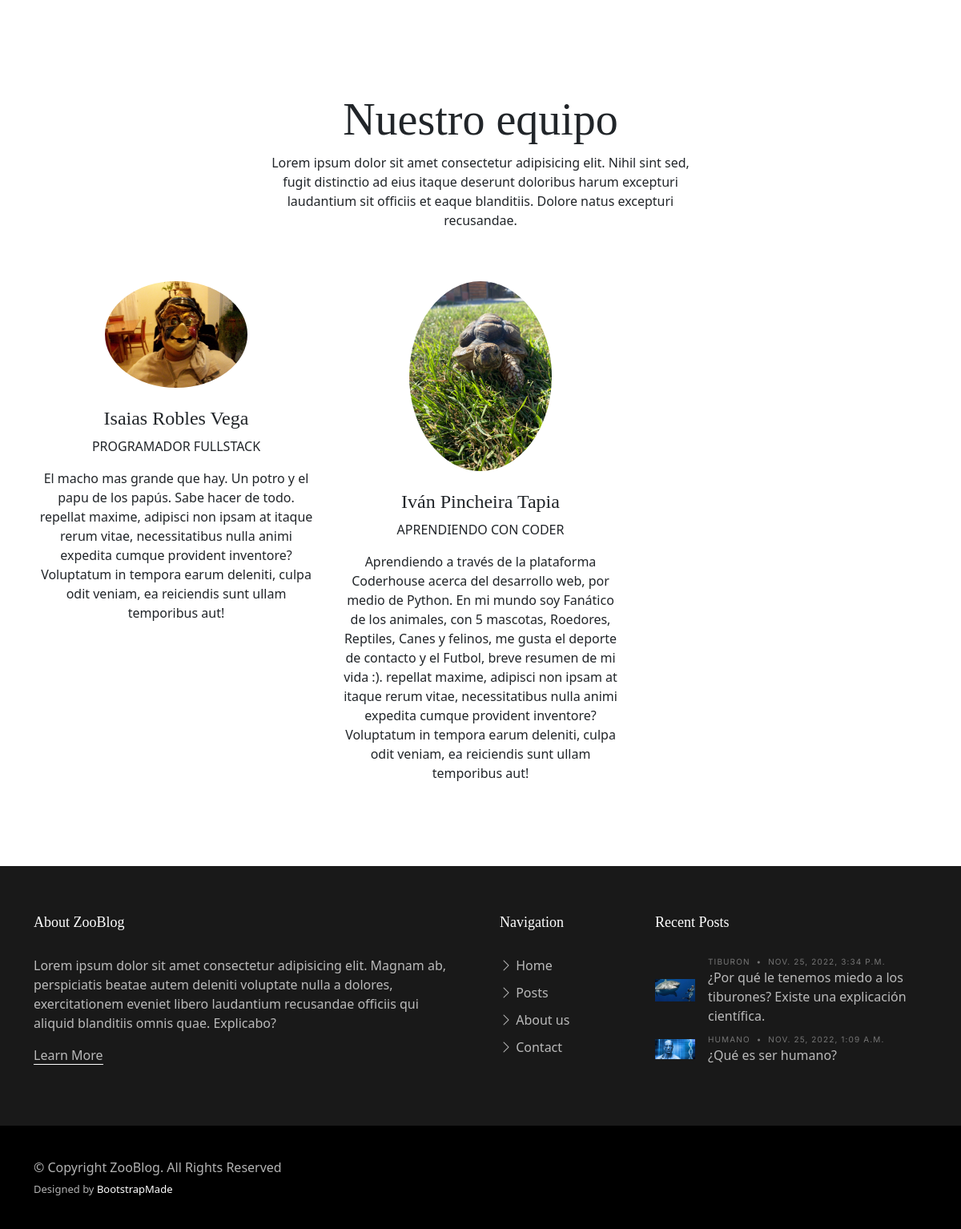
The app's page /Appzoologico/About/ (lower part), older data.
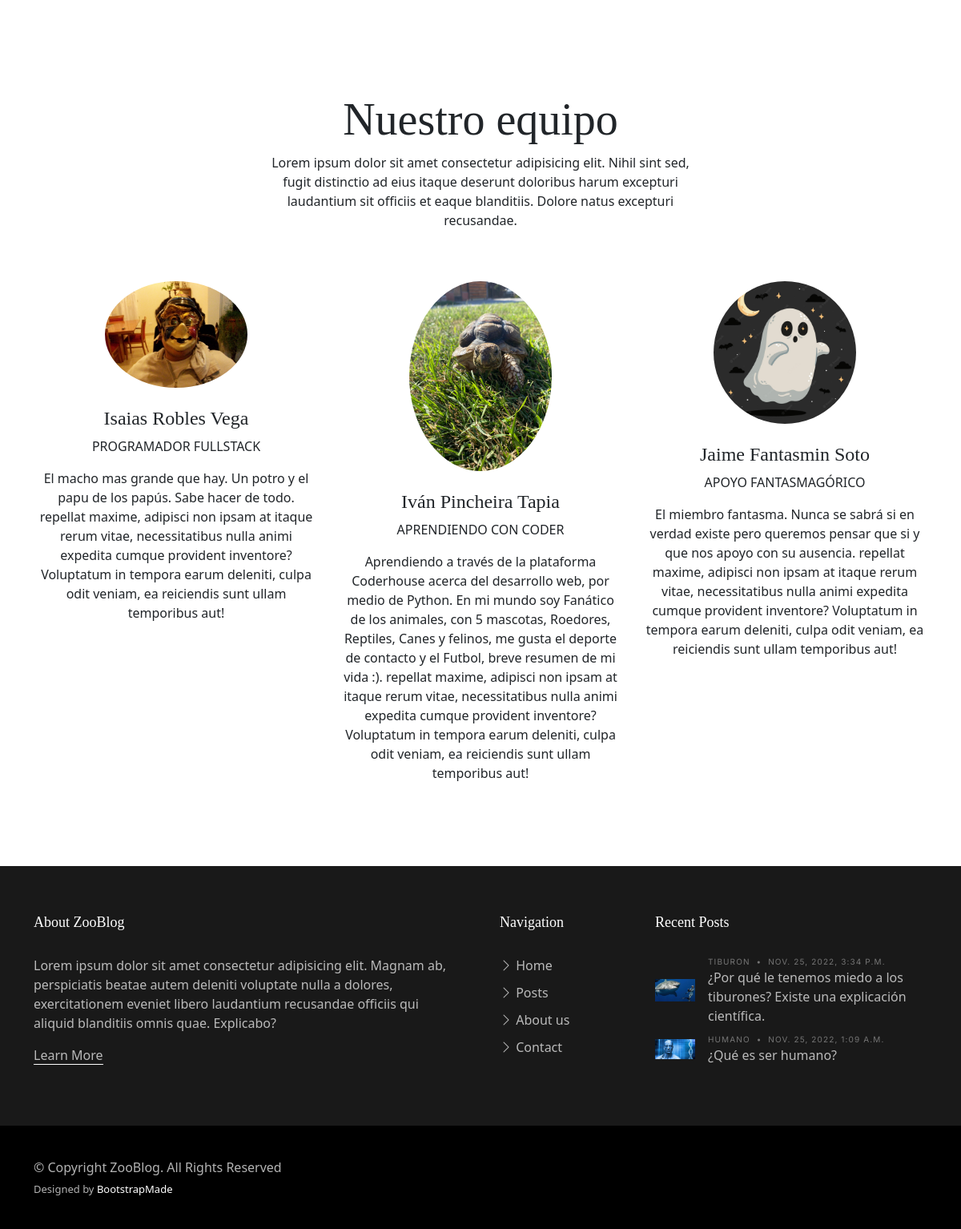
The same page, newer data.
### Appzoologico/models.py (models this page shows, shortened)
class Empleado (models.Model):
    nombre = models.CharField(max_length = 30)
    fecha_dEntrada = models.DateField()
    rol = models.CharField(max_length = 30, default='')
    descripcion = models.TextField(max_length = 300, default='')
    imagenEmpleado = models.ImageField(upload_to='empleadosImg', null=True, blank = True)

class Posteo(models.Model):
    titulo = models.CharField(max_length=80)
    subtitulo = models.TextField(max_length=400)
    posteo = models.TextField(max_length=2000)
    user = models.ForeignKey(User, on_delete=models.CASCADE)
    fecha_post = models.DateTimeField(auto_now=False, auto_now_add=False)
    animal = models.CharField(default='',max_length=80)
    imagen = models.ImageField(upload_to='posts', null=True, blank = True)
    avatar_url = models.CharField(default='',max_length=100)

### Appzoologico/views.py (the view)
# urls.py: path('About/', view_about, name="about"),
def view_about(request):
    empleados = Empleado.objects.all()
    post = Posteo.objects.all()
    postFooter= post[::-1]
    try:
        avatar = Avatar.objects.get(user = request.user)
    except:
        return render(request, "About.html", {"Empleados": empleados, "recentPost": postFooter[0:2]})
    return render(request, "About.html", {"Empleados": empleados, "recentPost": postFooter[0:2], "imgPerfil": avatar.imagen.url})

### Appzoologico/templates/About.html (shortened to what this page needs)
{% extends 'indexZoo.html' %}
{% load static %}
{% block Main %}
<main id="main">
    <section>
    </section>
    <section>
      <div class="container" data-aos="fade-up">
        <div class="row">
          <div class="col-12 text-center mb-5">
            <div class="row justify-content-center">
              <div class="col-lg-6">
                <h2 class="display-4">Nuestro equipo</h2>
                <p>Lorem ipsum dolor sit amet consectetur adipisicing elit. Nihil sint sed, fugit distinctio ad eius itaque deserunt doloribus harum excepturi laudantium sit officiis et eaque blanditiis. Dolore natus excepturi recusandae.</p>
              </div>
            </div>
          </div>
          {% for persona in Empleados %}
          <div class="col-lg-4 text-center mb-5">
            <img src="{{ persona.imagenEmpleado.url }}" alt="" class="img-fluid rounded-circle w-50 mb-4">
            <h4>{{ persona.nombre }}</h4>
            <span class="d-block mb-3 text-uppercase">{{ persona.rol }}</span>
            <p>{{ persona.descripcion }}. repellat maxime, adipisci non ipsam at itaque rerum vitae, necessitatibus nulla animi expedita cumque provident inventore? Voluptatum in tempora earum deleniti, culpa odit veniam, ea reiciendis sunt ullam temporibus aut!</p>
          </div>
          {% endfor %}
</main>
{% endblock %}

### Appzoologico/templates/indexZoo.html (shortened to what this page needs)
<!DOCTYPE html>
<html lang="en">
<head>
  {% load static %}
  <link href="{% static 'assets/vendor/bootstrap/css/bootstrap.min.css' %}" rel="stylesheet">
  <link href="{% static 'assets/vendor/bootstrap-icons/bootstrap-icons.css' %}" rel="stylesheet">
  <link href="{% static 'assets/vendor/swiper/swiper-bundle.min.css' %}" rel="stylesheet">
  <link href="{% static 'assets/vendor/glightbox/css/glightbox.min.css' %}" rel="stylesheet">
  <link href="{% static 'assets/vendor/aos/aos.css' %}" rel="stylesheet">
  <link href="{% static 'assets/css/variables.css' %}" rel="stylesheet">
  <link href="{% static 'assets/css/main.css' %}" rel="stylesheet">
</head>
<body>
  {% block Main %}{% endblock %}
  <footer id="footer" class="footer">
    <div class="footer-content">
      <div class="container">
        <div class="row g-5">
          <div class="col-lg-6">
            <h3 class="footer-heading">About ZooBlog</h3>
            <p>Lorem ipsum dolor sit amet consectetur adipisicing elit. Magnam ab, perspiciatis beatae autem deleniti voluptate nulla a dolores, exercitationem eveniet libero laudantium recusandae officiis qui aliquid blanditiis omnis quae. Explicabo?</p>
            <p><a href="{% url 'about' %}" class="footer-link-more">Learn More</a></p>
          </div>
          <div class="col-6 col-lg-2">
            <h3 class="footer-heading">Navigation</h3>
            <ul class="footer-links list-unstyled">
              <li><a href="{% url 'Home' %}"><i class="bi bi-chevron-right"></i> Home</a></li>
              <li><a href="{% url 'posts' %}"><i class="bi bi-chevron-right"></i> Posts</a></li>
              <li><a href="{% url 'about' %}"><i class="bi bi-chevron-right"></i> About us</a></li>
              <li><a href="{% url 'contact' %}"><i class="bi bi-chevron-right"></i> Contact</a></li>
            </ul>
          </div>
          <div class="col-lg-4">
            <h3 class="footer-heading">Recent Posts</h3>
            <ul class="footer-links footer-blog-entry list-unstyled">
              {% for item in recentPost %}
              <li>
                <a href="{% url 'PostDetalles' item.id %}" class="d-flex align-items-center">
                  <img src="{{ item.imagen.url }}" alt="" class="img-fluid me-3">
                  <div>
                    <div class="post-meta d-block"><span class="date">{{item.animal}}</span> <span class="mx-1">&bullet;</span> <span>{{item.fecha_post}}</span></div>
                    <span>{{item.titulo}}</span>
                  </div>
                </a>
              </li>
              {% endfor %}
            </ul>
          </div>
        </div>
      </div>
    </div>
    <div class="footer-legal">
      <div class="container">
        <div class="row justify-content-between">
          <div class="col-md-6 text-center text-md-start mb-3 mb-md-0">
            <div class="copyright">
              © Copyright <strong><span>ZooBlog</span></strong>. All Rights Reserved
            </div>
            <div class="credits">
              Designed by <a href="https://bootstrapmade.com/">BootstrapMade</a>
            </div>
          </div>
        </div>
      </div>
    </div>
  </footer>
</body>
</html>

Row changes from the older to the newer data that the page shows:
added Empleado: imagenEmpleado (picture), nombre "Jaime Fantasmin Soto", rol "APOYO FANTASMAGÓRICO", descripcion "El miembro fantasma. Nunca se sabrá si en verdad existe pero queremos pensar que si y que nos apoyo con su ausencia"
